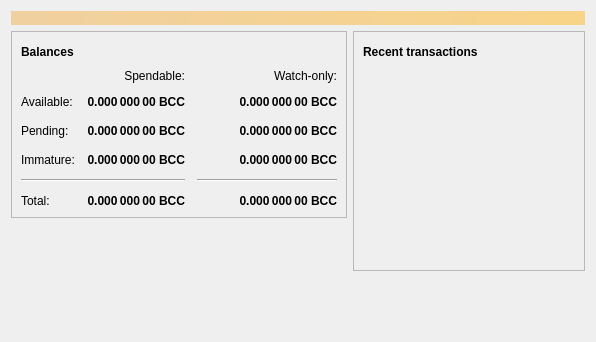
<?xml version="1.0" encoding="UTF-8"?>
<ui version="4.0">
 <class>OverviewPage</class>
 <widget class="QWidget" name="OverviewPage">
  <property name="geometry">
   <rect>
    <x>0</x>
    <y>0</y>
    <width>596</width>
    <height>342</height>
   </rect>
  </property>
  <property name="windowTitle">
   <string>Form</string>
  </property>
  <layout class="QVBoxLayout" name="topLayout">
   <item>
    <widget class="QLabel" name="labelAlerts">
     <property name="visible">
      <bool>false</bool>
     </property>
     <property name="styleSheet">
      <string notr="true">QLabel { background-color: qlineargradient(x1: 0, y1: 0, x2: 1, y2: 0, stop:0 #F0D0A0, stop:1 #F8D488); color:#000000; }</string>
     </property>
     <property name="wordWrap">
      <bool>true</bool>
     </property>
     <property name="margin">
      <number>3</number>
     </property>
     <property name="textInteractionFlags">
      <set>Qt::TextSelectableByMouse</set>
     </property>
    </widget>
   </item>
   <item>
    <layout class="QHBoxLayout" name="horizontalLayout" stretch="1,1">
     <item>
      <layout class="QVBoxLayout" name="verticalLayout_2">
       <item>
        <widget class="QFrame" name="frame">
         <property name="frameShape">
          <enum>QFrame::StyledPanel</enum>
         </property>
         <property name="frameShadow">
          <enum>QFrame::Raised</enum>
         </property>
         <layout class="QVBoxLayout" name="verticalLayout_4">
          <item>
           <layout class="QHBoxLayout" name="horizontalLayout_4">
            <item>
             <widget class="QLabel" name="label_5">
              <property name="font">
               <font>
                <weight>75</weight>
                <bold>true</bold>
               </font>
              </property>
              <property name="text">
               <string>Balances</string>
              </property>
             </widget>
            </item>
            <item>
             <widget class="QPushButton" name="labelWalletStatus">
              <property name="enabled">
               <bool>true</bool>
              </property>
              <property name="maximumSize">
               <size>
                <width>30</width>
                <height>16777215</height>
               </size>
              </property>
              <property name="toolTip">
               <string>The displayed information may be out of date. Your wallet automatically synchronizes with the Bitcoin Core network after a connection is established, but this process has not completed yet.</string>
              </property>
              <property name="text">
               <string/>
              </property>
              <property name="icon">
               <iconset resource="../bitcoin.qrc">
                <normaloff>:/icons/warning</normaloff>
                <disabledoff>:/icons/warning</disabledoff>:/icons/warning</iconset>
              </property>
              <property name="iconSize">
               <size>
                <width>24</width>
                <height>24</height>
               </size>
              </property>
              <property name="flat">
               <bool>true</bool>
              </property>
             </widget>
            </item>
            <item>
             <spacer name="horizontalSpacer_3">
              <property name="orientation">
               <enum>Qt::Horizontal</enum>
              </property>
              <property name="sizeHint" stdset="0">
               <size>
                <width>40</width>
                <height>20</height>
               </size>
              </property>
             </spacer>
            </item>
           </layout>
          </item>
          <item>
           <layout class="QGridLayout" name="gridLayout">
            <property name="spacing">
             <number>12</number>
            </property>
            <item row="2" column="2">
             <widget class="QLabel" name="labelWatchPending">
              <property name="font">
               <font>
                <weight>75</weight>
                <bold>true</bold>
               </font>
              </property>
              <property name="cursor">
               <cursorShape>IBeamCursor</cursorShape>
              </property>
              <property name="toolTip">
               <string>Unconfirmed transactions to watch-only addresses</string>
              </property>
              <property name="text">
               <string notr="true">0.000 000 00 BCC</string>
              </property>
              <property name="alignment">
               <set>Qt::AlignRight|Qt::AlignTrailing|Qt::AlignVCenter</set>
              </property>
              <property name="textInteractionFlags">
               <set>Qt::LinksAccessibleByMouse|Qt::TextSelectableByKeyboard|Qt::TextSelectableByMouse</set>
              </property>
             </widget>
            </item>
            <item row="2" column="1">
             <widget class="QLabel" name="labelUnconfirmed">
              <property name="font">
               <font>
                <weight>75</weight>
                <bold>true</bold>
               </font>
              </property>
              <property name="cursor">
               <cursorShape>IBeamCursor</cursorShape>
              </property>
              <property name="toolTip">
               <string>Total of transactions that have yet to be confirmed, and do not yet count toward the spendable balance</string>
              </property>
              <property name="text">
               <string notr="true">0.000 000 00 BCC</string>
              </property>
              <property name="alignment">
               <set>Qt::AlignRight|Qt::AlignTrailing|Qt::AlignVCenter</set>
              </property>
              <property name="textInteractionFlags">
               <set>Qt::LinksAccessibleByMouse|Qt::TextSelectableByKeyboard|Qt::TextSelectableByMouse</set>
              </property>
             </widget>
            </item>
            <item row="3" column="2">
             <widget class="QLabel" name="labelWatchImmature">
              <property name="font">
               <font>
                <weight>75</weight>
                <bold>true</bold>
               </font>
              </property>
              <property name="cursor">
               <cursorShape>IBeamCursor</cursorShape>
              </property>
              <property name="toolTip">
               <string>Mined balance in watch-only addresses that has not yet matured</string>
              </property>
              <property name="text">
               <string notr="true">0.000 000 00 BCC</string>
              </property>
              <property name="alignment">
               <set>Qt::AlignRight|Qt::AlignTrailing|Qt::AlignVCenter</set>
              </property>
              <property name="textInteractionFlags">
               <set>Qt::LinksAccessibleByMouse|Qt::TextSelectableByKeyboard|Qt::TextSelectableByMouse</set>
              </property>
             </widget>
            </item>
            <item row="4" column="0" colspan="2">
             <widget class="Line" name="line">
              <property name="orientation">
               <enum>Qt::Horizontal</enum>
              </property>
             </widget>
            </item>
            <item row="4" column="2">
             <widget class="Line" name="lineWatchBalance">
              <property name="sizePolicy">
               <sizepolicy hsizetype="Preferred" vsizetype="Fixed">
                <horstretch>0</horstretch>
                <verstretch>0</verstretch>
               </sizepolicy>
              </property>
              <property name="minimumSize">
               <size>
                <width>140</width>
                <height>0</height>
               </size>
              </property>
              <property name="orientation">
               <enum>Qt::Horizontal</enum>
              </property>
             </widget>
            </item>
            <item row="5" column="0">
             <widget class="QLabel" name="labelTotalText">
              <property name="text">
               <string>Total:</string>
              </property>
             </widget>
            </item>
            <item row="3" column="1">
             <widget class="QLabel" name="labelImmature">
              <property name="font">
               <font>
                <weight>75</weight>
                <bold>true</bold>
               </font>
              </property>
              <property name="cursor">
               <cursorShape>IBeamCursor</cursorShape>
              </property>
              <property name="toolTip">
               <string>Mined balance that has not yet matured</string>
              </property>
              <property name="text">
               <string notr="true">0.000 000 00 BCC</string>
              </property>
              <property name="alignment">
               <set>Qt::AlignRight|Qt::AlignTrailing|Qt::AlignVCenter</set>
              </property>
              <property name="textInteractionFlags">
               <set>Qt::LinksAccessibleByMouse|Qt::TextSelectableByKeyboard|Qt::TextSelectableByMouse</set>
              </property>
             </widget>
            </item>
            <item row="2" column="3">
             <spacer name="horizontalSpacer_2">
              <property name="orientation">
               <enum>Qt::Horizontal</enum>
              </property>
              <property name="sizeHint" stdset="0">
               <size>
                <width>40</width>
                <height>20</height>
               </size>
              </property>
             </spacer>
            </item>
            <item row="3" column="0">
             <widget class="QLabel" name="labelImmatureText">
              <property name="text">
               <string>Immature:</string>
              </property>
             </widget>
            </item>
            <item row="5" column="1">
             <widget class="QLabel" name="labelTotal">
              <property name="font">
               <font>
                <weight>75</weight>
                <bold>true</bold>
               </font>
              </property>
              <property name="cursor">
               <cursorShape>IBeamCursor</cursorShape>
              </property>
              <property name="toolTip">
               <string>Your current total balance</string>
              </property>
              <property name="text">
               <string notr="true">0.000 000 00 BCC</string>
              </property>
              <property name="alignment">
               <set>Qt::AlignRight|Qt::AlignTrailing|Qt::AlignVCenter</set>
              </property>
              <property name="textInteractionFlags">
               <set>Qt::LinksAccessibleByMouse|Qt::TextSelectableByKeyboard|Qt::TextSelectableByMouse</set>
              </property>
             </widget>
            </item>
            <item row="5" column="2">
             <widget class="QLabel" name="labelWatchTotal">
              <property name="font">
               <font>
                <weight>75</weight>
                <bold>true</bold>
               </font>
              </property>
              <property name="cursor">
               <cursorShape>IBeamCursor</cursorShape>
              </property>
              <property name="toolTip">
               <string>Current total balance in watch-only addresses</string>
              </property>
              <property name="text">
               <string notr="true">0.000 000 00 BCC</string>
              </property>
              <property name="alignment">
               <set>Qt::AlignRight|Qt::AlignTrailing|Qt::AlignVCenter</set>
              </property>
              <property name="textInteractionFlags">
               <set>Qt::LinksAccessibleByMouse|Qt::TextSelectableByKeyboard|Qt::TextSelectableByMouse</set>
              </property>
             </widget>
            </item>
            <item row="0" column="2">
             <widget class="QLabel" name="labelWatchonly">
              <property name="text">
               <string>Watch-only:</string>
              </property>
              <property name="alignment">
               <set>Qt::AlignRight|Qt::AlignTrailing|Qt::AlignVCenter</set>
              </property>
             </widget>
            </item>
            <item row="1" column="0">
             <widget class="QLabel" name="labelBalanceText">
              <property name="text">
               <string>Available:</string>
              </property>
             </widget>
            </item>
            <item row="1" column="1">
             <widget class="QLabel" name="labelBalance">
              <property name="font">
               <font>
                <weight>75</weight>
                <bold>true</bold>
               </font>
              </property>
              <property name="cursor">
               <cursorShape>IBeamCursor</cursorShape>
              </property>
              <property name="toolTip">
               <string>Your current spendable balance</string>
              </property>
              <property name="text">
               <string notr="true">0.000 000 00 BCC</string>
              </property>
              <property name="alignment">
               <set>Qt::AlignRight|Qt::AlignTrailing|Qt::AlignVCenter</set>
              </property>
              <property name="textInteractionFlags">
               <set>Qt::LinksAccessibleByMouse|Qt::TextSelectableByKeyboard|Qt::TextSelectableByMouse</set>
              </property>
             </widget>
            </item>
            <item row="1" column="2">
             <widget class="QLabel" name="labelWatchAvailable">
              <property name="font">
               <font>
                <weight>75</weight>
                <bold>true</bold>
               </font>
              </property>
              <property name="cursor">
               <cursorShape>IBeamCursor</cursorShape>
              </property>
              <property name="toolTip">
               <string>Your current balance in watch-only addresses</string>
              </property>
              <property name="text">
               <string notr="true">0.000 000 00 BCC</string>
              </property>
              <property name="alignment">
               <set>Qt::AlignRight|Qt::AlignTrailing|Qt::AlignVCenter</set>
              </property>
              <property name="textInteractionFlags">
               <set>Qt::LinksAccessibleByMouse|Qt::TextSelectableByKeyboard|Qt::TextSelectableByMouse</set>
              </property>
             </widget>
            </item>
            <item row="2" column="0">
             <widget class="QLabel" name="labelPendingText">
              <property name="text">
               <string>Pending:</string>
              </property>
             </widget>
            </item>
            <item row="0" column="1">
             <widget class="QLabel" name="labelSpendable">
              <property name="text">
               <string>Spendable:</string>
              </property>
              <property name="alignment">
               <set>Qt::AlignRight|Qt::AlignTrailing|Qt::AlignVCenter</set>
              </property>
             </widget>
            </item>
           </layout>
          </item>
         </layout>
        </widget>
       </item>
       <item>
        <spacer name="verticalSpacer">
         <property name="orientation">
          <enum>Qt::Vertical</enum>
         </property>
         <property name="sizeHint" stdset="0">
          <size>
           <width>20</width>
           <height>40</height>
          </size>
         </property>
        </spacer>
       </item>
      </layout>
     </item>
     <item>
      <layout class="QVBoxLayout" name="verticalLayout_3">
       <item>
        <widget class="QFrame" name="frame_2">
         <property name="frameShape">
          <enum>QFrame::StyledPanel</enum>
         </property>
         <property name="frameShadow">
          <enum>QFrame::Raised</enum>
         </property>
         <layout class="QVBoxLayout" name="verticalLayout">
          <item>
           <layout class="QHBoxLayout" name="horizontalLayout_2">
            <item>
             <widget class="QLabel" name="label_4">
              <property name="font">
               <font>
                <weight>75</weight>
                <bold>true</bold>
               </font>
              </property>
              <property name="text">
               <string>Recent transactions</string>
              </property>
             </widget>
            </item>
            <item>
             <widget class="QPushButton" name="labelTransactionsStatus">
              <property name="enabled">
               <bool>true</bool>
              </property>
              <property name="maximumSize">
               <size>
                <width>30</width>
                <height>16777215</height>
               </size>
              </property>
              <property name="toolTip">
               <string>The displayed information may be out of date. Your wallet automatically synchronizes with the Bitcoin Core network after a connection is established, but this process has not completed yet.</string>
              </property>
              <property name="text">
               <string/>
              </property>
              <property name="icon">
               <iconset resource="../bitcoin.qrc">
                <normaloff>:/icons/warning</normaloff>
                <disabledoff>:/icons/warning</disabledoff>:/icons/warning</iconset>
              </property>
              <property name="iconSize">
               <size>
                <width>24</width>
                <height>24</height>
               </size>
              </property>
              <property name="flat">
               <bool>true</bool>
              </property>
             </widget>
            </item>
            <item>
             <spacer name="horizontalSpacer">
              <property name="orientation">
               <enum>Qt::Horizontal</enum>
              </property>
              <property name="sizeHint" stdset="0">
               <size>
                <width>40</width>
                <height>20</height>
               </size>
              </property>
             </spacer>
            </item>
           </layout>
          </item>
          <item>
           <widget class="QListView" name="listTransactions">
            <property name="styleSheet">
             <string notr="true">QListView { background: transparent; }</string>
            </property>
            <property name="frameShape">
             <enum>QFrame::NoFrame</enum>
            </property>
            <property name="verticalScrollBarPolicy">
             <enum>Qt::ScrollBarAlwaysOff</enum>
            </property>
            <property name="horizontalScrollBarPolicy">
             <enum>Qt::ScrollBarAlwaysOff</enum>
            </property>
            <property name="selectionMode">
             <enum>QAbstractItemView::NoSelection</enum>
            </property>
           </widget>
          </item>
         </layout>
        </widget>
       </item>
       <item>
        <spacer name="verticalSpacer_2">
         <property name="orientation">
          <enum>Qt::Vertical</enum>
         </property>
         <property name="sizeHint" stdset="0">
          <size>
           <width>20</width>
           <height>40</height>
          </size>
         </property>
        </spacer>
       </item>
      </layout>
     </item>
    </layout>
   </item>
  </layout>
 </widget>
 <resources/>
 <connections/>
</ui>
